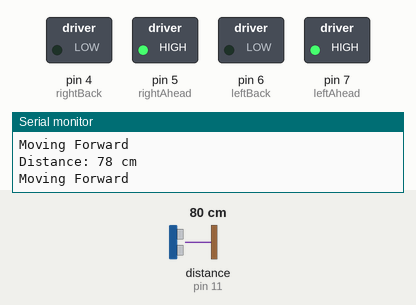
A sketch run on a simulated Arduino Uno, built with avr-gcc and run on an emulated ATmega328P. On the bench: switched loads named in the sketch (green lamp = pin HIGH), the last lines printed to the serial monitor. Wiring (inferred from the names in the program): ultrasonic range finder: trigger pin 12; echo pin 11. Inputs (shaded band) come from the test bench; at power-on: distance to the obstacle (sensor on pin 11) 80 cm. The echo pulse lasts 58.3 µs per cm; pins used as bus, display or sensor lines are not drawn.

Above: at 1.2 s.
1.3 s: distance to the obstacle (sensor on pin 11) set to 35 cm
2.8 s: distance to the obstacle (sensor on pin 11) set to 29 cm
At 3.5 s:
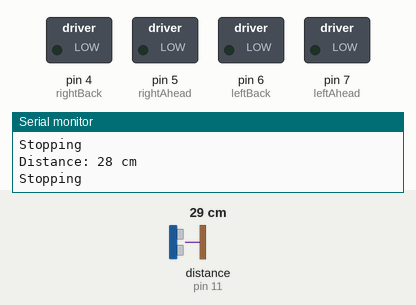
4.3 s: distance to the obstacle (sensor on pin 11) set to 13 cm
7.3 s: distance to the obstacle (sensor on pin 11) set to 10 cm
At 7.7 s:
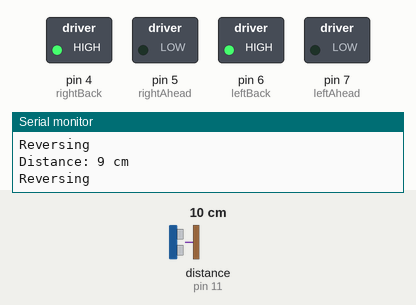
8.9 s: distance to the obstacle (sensor on pin 11) set to 60 cm
At 9.7 s:
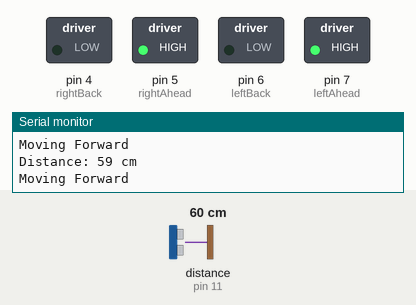
10.4 s: distance to the obstacle (sensor on pin 11) set to 2 cm
At 11.9 s:
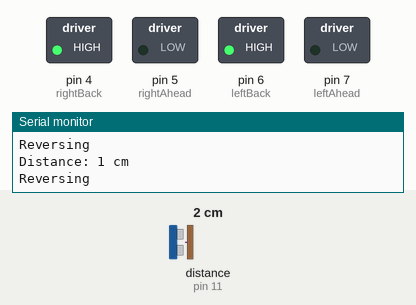
Timing chart, 0 to 12.9 s (numbered marks = the images above; inputs shaded):
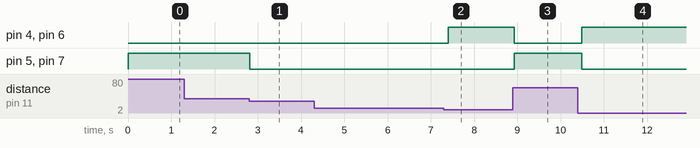

The sketch:

robotic_car1.ino
```cpp
const int trig = 12;
const int echo = 11;
const int leftAhead = 7;
const int leftBack = 6;
const int rightAhead = 5;
const int rightBack = 4;

int duration = 0;
int distance = 0;

void setup()
{
  Serial.begin(9600);
  pinMode(trig, OUTPUT);
  pinMode(echo, INPUT);
  pinMode(leftAhead, OUTPUT);
  pinMode(leftBack, OUTPUT);
  pinMode(rightAhead, OUTPUT);
  pinMode(rightBack, OUTPUT);
}

void loop()
{
  // Trigger the ultrasonic sensor
  digitalWrite(trig, LOW);
  delayMicroseconds(2);
  digitalWrite(trig, HIGH);
  delayMicroseconds(10);
  digitalWrite(trig, LOW);

  // Measure the echo duration and calculate the distance
  duration = pulseIn(echo, HIGH);
  distance = (duration * 0.034 / 2); // Calculate the distance in cm

  // Print the distance for debugging
  Serial.print("Distance: ");
  Serial.print(distance);
  Serial.println(" cm");

  if (distance > 30)
  {
    // If the object is far away, move forward
    Serial.println("Moving Forward");
    digitalWrite(leftAhead, HIGH);
    digitalWrite(leftBack, LOW);
    digitalWrite(rightAhead, HIGH);
    digitalWrite(rightBack, LOW);
  }
  else if (distance > 10 && distance <= 30)
  {
    // If the object is near, stop the motors
    Serial.println("Stopping");
    digitalWrite(leftAhead, LOW);
    digitalWrite(leftBack, LOW);
    digitalWrite(rightAhead, LOW);
    digitalWrite(rightBack, LOW);
  }
  else if (distance <= 10)
  {
    // If the object is very close, move backward
    Serial.println("Reversing");
    digitalWrite(leftAhead, LOW);
    digitalWrite(leftBack, HIGH);
    digitalWrite(rightAhead, LOW);
    digitalWrite(rightBack, HIGH);
  }

  delay(100);
}
```

Measured:
- the behaviour switches between 32 and 31 cm on distance to the obstacle (sensor on pin 11) (found by bisection; images 0 and 1)
- the behaviour switches between 12 and 11 cm on distance to the obstacle (sensor on pin 11) (found by bisection; images 1 and 2)
- after the input at 2.8 s, pin 5 (rightAhead), pin 7 (leftAhead): HIGH → LOW at once
- after the input at 7.3 s, pin 4 (rightBack), pin 6 (leftBack): LOW → HIGH after 0.10 s
- after the input at 8.9 s, pin 4 (rightBack), pin 6 (leftBack): HIGH → LOW at once; pin 5 (rightAhead), pin 7 (leftAhead): LOW → HIGH at once
- after the input at 10.4 s, pin 4 (rightBack), pin 6 (leftBack): LOW → HIGH after 0.09 s; pin 5 (rightAhead), pin 7 (leftAhead): HIGH → LOW after 0.09 s
